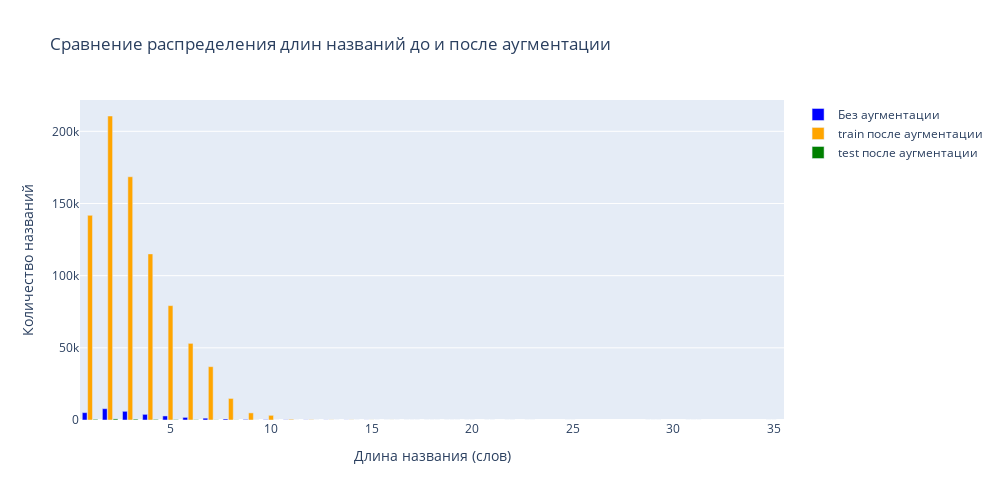

Source (notebook cell):
### Code cell
fig = go.Figure()

fig.add_trace(go.Bar(
    x=length_counts.index,
    y=length_counts.values,
    name="Без аугментации",
    marker_color="blue"
))

fig.add_trace(go.Bar(
    x=length_counts_aug.index,
    y=length_counts_aug.values,
    name="train после аугментации",
    marker_color="orange"
))

fig.add_trace(go.Bar(
    x=length_counts_aug_val.index,
    y=length_counts_aug_val.values,
    name="test после аугментации",
    marker_color="green"
))

fig.update_layout(
    title="Сравнение распределения длин названий до и после аугментации",
    xaxis_title="Длина названия (слов)",
    yaxis_title="Количество названий",
    barmode="group",
    bargap=0.2,
    bargroupgap=0.1,
    width=1000,
    height=500
)

fig.show()

### Figure 1 — Plotly figure (JSON) as saved in the notebook; plotly's stock layout.template omitted (floating-point values rounded to 4 significant figures)
{"data": [{"marker": {"color": "blue"}, "name": "Без аугментации", "x": [1, 2, 3, 4, 5, 6, 7, 8, 9, 10, 11, 12, 13, 14, 15, 16, 17, 18, 19, 20, 21, 22, 23, 25, 29, 31, 35], "y": [5120, 7836, 6019, 3918, 2807, 1810, 1261, 714, 367, 216, 135, 94, 71, 63, 40, 24, 19, 13, 8, 12, 4, 3, 2, 1, 1, 1, 1], "type": "bar"}, {"marker": {"color": "orange"}, "name": "train после аугментации", "x": [1, 2, 3, 4, 5, 6, 7, 8, 9, 10, 11, 12, 13, 14, 15, 16, 17, 18, 19, 20, 21, 22, 23, 25, 29, 31, 35], "y": [141805, 210612, 168519, 115080, 79233, 53097, 36947, 14934, 4930, 3236, 495, 219, 108, 116, 65, 40, 24, 17, 20, 14, 6, 7, 2, 1, 3, 1, 2], "type": "bar"}, {"marker": {"color": "green"}, "name": "test после аугментации", "x": [1, 2, 3, 4, 5, 6, 7, 8, 9, 10, 11, 12, 13, 14, 15, 16, 17, 18, 19, 29, 31], "y": [457, 754, 589, 415, 295, 206, 120, 95, 37, 16, 12, 10, 10, 6, 8, 5, 4, 2, 1, 1, 1], "type": "bar"}], "layout": {"title": {"text": "Сравнение распределения длин названий до и после аугментации"}, "xaxis": {"title": {"text": "Длина названия (слов)"}}, "yaxis": {"title": {"text": "Количество названий"}}, "barmode": "group", "bargap": 0.2, "bargroupgap": 0.1, "width": 1000, "height": 500}}
